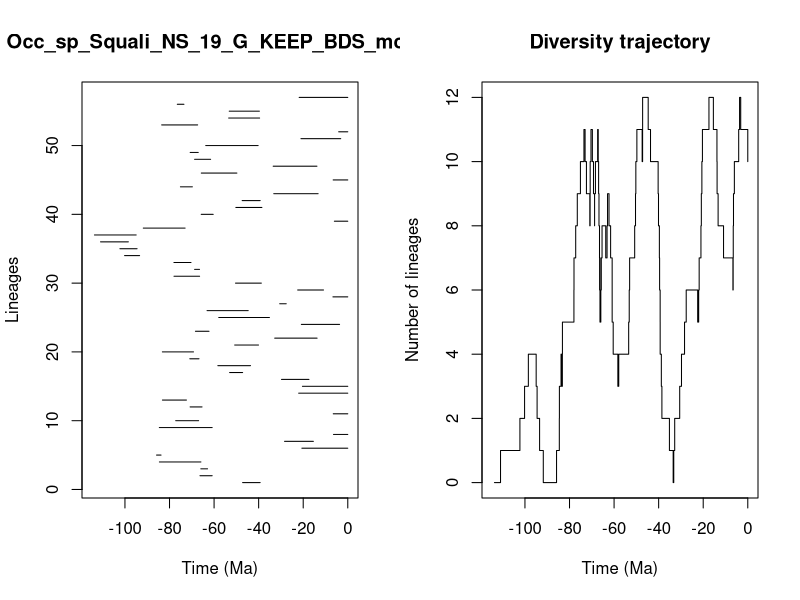

Reproduce this figure in R.


pdf(file='../Results/Species_NS/5_MA_bins_EP/pyrate_mcmc_logs/Occ_sp_Squali_NS_19_G_KEEP_BDS_mcmc_LTT.pdf',width=0.6*20, height=0.6*10)
title = "Occ_sp_Squali_NS_19_G_KEEP_BDS_mcmc"
ts=c(47.197611625838135, 66.33047296501645,65.94523651491838,84.54006511670757,85.81734684831154,20.598738159109498,28.379402172211844,6.410374583812119,84.57512808563807,77.22275685390352,6.5198438331997925,70.753675111971,83.18039954334743,22.037833017291792,20.35182839791869,29.746282511917016,53.02076205358472,58.30561434514503,70.89867027253301,83.20524267548377,50.75700912642007,32.79518047063137,68.36744332308068,20.842315270598657,57.9035263439012,63.149694130625875,30.55115013526132,6.67035150135551,22.486375128224598,50.38085866232104,77.98639072913333,68.74251529075462,78.01995531867622,100.16578319753451,102.2586970503878,110.95673990433936,113.68452177954181,91.76806575603892,6.019386357315342,65.77973862775956,50.23444496669805,47.4017213164156,33.216869665431894,75.10535140578614,6.56237909368159,65.7416846913002,33.48329261089169,68.74543559673343,70.72560157558812,63.7436554309351,21.018304760147544,4.079608188811322,83.52341618000361,53.45239507744634,53.20247578917792,76.5073199486477,21.81572614840376)
te=c(39.32261351007611, 60.862024228655436,62.93121863707914,65.91372704465779,83.8023335575556,0.0,15.44020877620812,0.0,60.86168867416444,66.9436026760289,0.0,65.39848782712728,72.40498701767237,0.0,0.0,17.42532425010314,47.19074756136189,43.64866197403468,66.77354026201706,69.23885711042517,40.06738207971018,13.771469625825903,62.27030018753723,3.6835132832471316,35.162590220552595,44.691606177331245,27.629076745255027,0.0,10.877196517732001,38.79251745680641,66.4980327937234,66.54154330070196,70.36274253439616,93.42604922540593,94.54684309888492,98.46900227338125,94.96327468570945,73.0071952122629,0.0,60.3959430715046,38.54040498942971,39.31665593387597,13.314552254939384,69.74484873911537,0.0,49.770053972102936,13.83678981621277,61.55484765733203,67.11229545730862,40.22997290247188,3.168177066656152,0.0,67.37556851635881,39.566309662305954,39.67403489747673,73.52656047398874,0.0)
div_traj=c(0, 1,2,3,4,3,2,1,0,1,2,3,4,3,4,5,6,7,8,9,10,11,10,9,8,9,10,11,10,9,8,9,10,11,10,9,8,7,6,5,6,7,6,7,8,7,8,9,8,7,6,5,4,3,4,5,6,7,8,9,10,11,10,11,12,11,10,9,8,7,6,5,4,3,2,1,0,1,2,3,4,5,6,5,6,7,8,9,10,11,12,11,10,9,8,7,6,7,8,9,10,11,12,11,10)
time_events=c(113.68452177954181, 110.95673990433936,102.2586970503878,100.16578319753451,98.46900227338125,94.96327468570945,94.54684309888492,93.42604922540593,91.76806575603892,85.81734684831154,84.57512808563807,84.54006511670757,83.8023335575556,83.52341618000361,83.20524267548377,83.18039954334743,78.01995531867622,77.98639072913333,77.22275685390352,76.5073199486477,75.10535140578614,73.52656047398874,73.0071952122629,72.40498701767237,70.89867027253301,70.753675111971,70.72560157558812,70.36274253439616,69.74484873911537,69.23885711042517,68.74543559673343,68.74251529075462,68.36744332308068,67.37556851635881,67.11229545730862,66.9436026760289,66.77354026201706,66.54154330070196,66.4980327937234,66.33047296501645,65.94523651491838,65.91372704465779,65.77973862775956,65.7416846913002,65.39848782712728,63.7436554309351,63.149694130625875,62.93121863707914,62.27030018753723,61.55484765733203,60.862024228655436,60.86168867416444,60.3959430715046,58.30561434514503,57.9035263439012,53.45239507744634,53.20247578917792,53.02076205358472,50.75700912642007,50.38085866232104,50.23444496669805,49.770053972102936,47.4017213164156,47.197611625838135,47.19074756136189,44.691606177331245,43.64866197403468,40.22997290247188,40.06738207971018,39.67403489747673,39.566309662305954,39.32261351007611,39.31665593387597,38.79251745680641,38.54040498942971,35.162590220552595,33.48329261089169,33.216869665431894,32.79518047063137,30.55115013526132,29.746282511917016,28.379402172211844,27.629076745255027,22.486375128224598,22.037833017291792,21.81572614840376,21.018304760147544,20.842315270598657,20.598738159109498,20.35182839791869,17.42532425010314,15.44020877620812,13.83678981621277,13.771469625825903,13.314552254939384,10.877196517732001,6.67035150135551,6.56237909368159,6.5198438331997925,6.410374583812119,6.019386357315342,4.079608188811322,3.6835132832471316,3.168177066656152,0.0)
                par(mfrow=c(1,2))
                L = length(ts)
                plot(ts, 1:L , xlim=c(-max(ts)-1,0), pch=20, type="n", main=title,xlab="Time (Ma)",ylab="Lineages")
                for (i in 1:L){segments(x0=-te[i],y0=i,x1=-ts[i],y1=i)}    
                t = -time_events
                plot(div_traj ~ t,type="s", main = "Diversity trajectory",xlab="Time (Ma)",ylab="Number of lineages",xlim=c(-max(ts)-1,0))
                abline(v=c(65,200,251,367,445),lty=2,col="gray")
                
